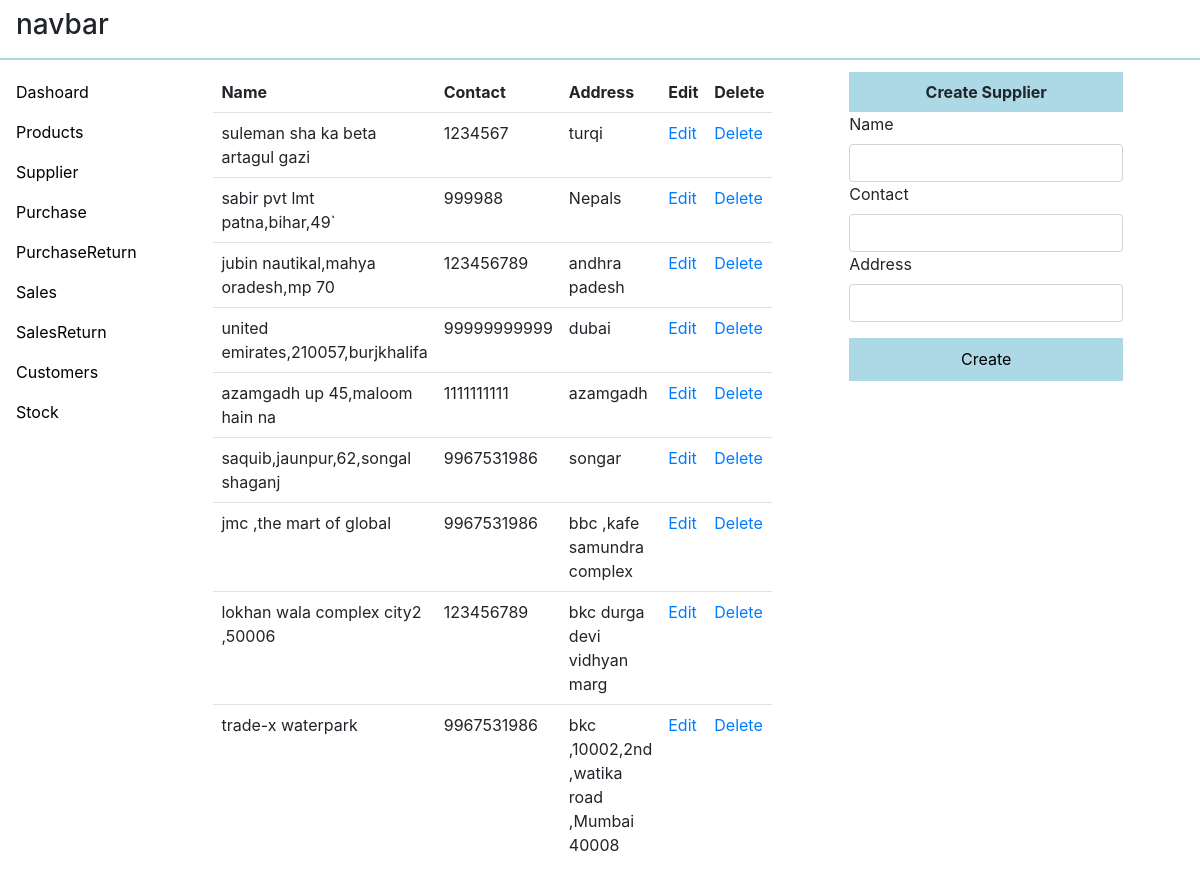
Before: /dashboard/supplier/ with the older database file.
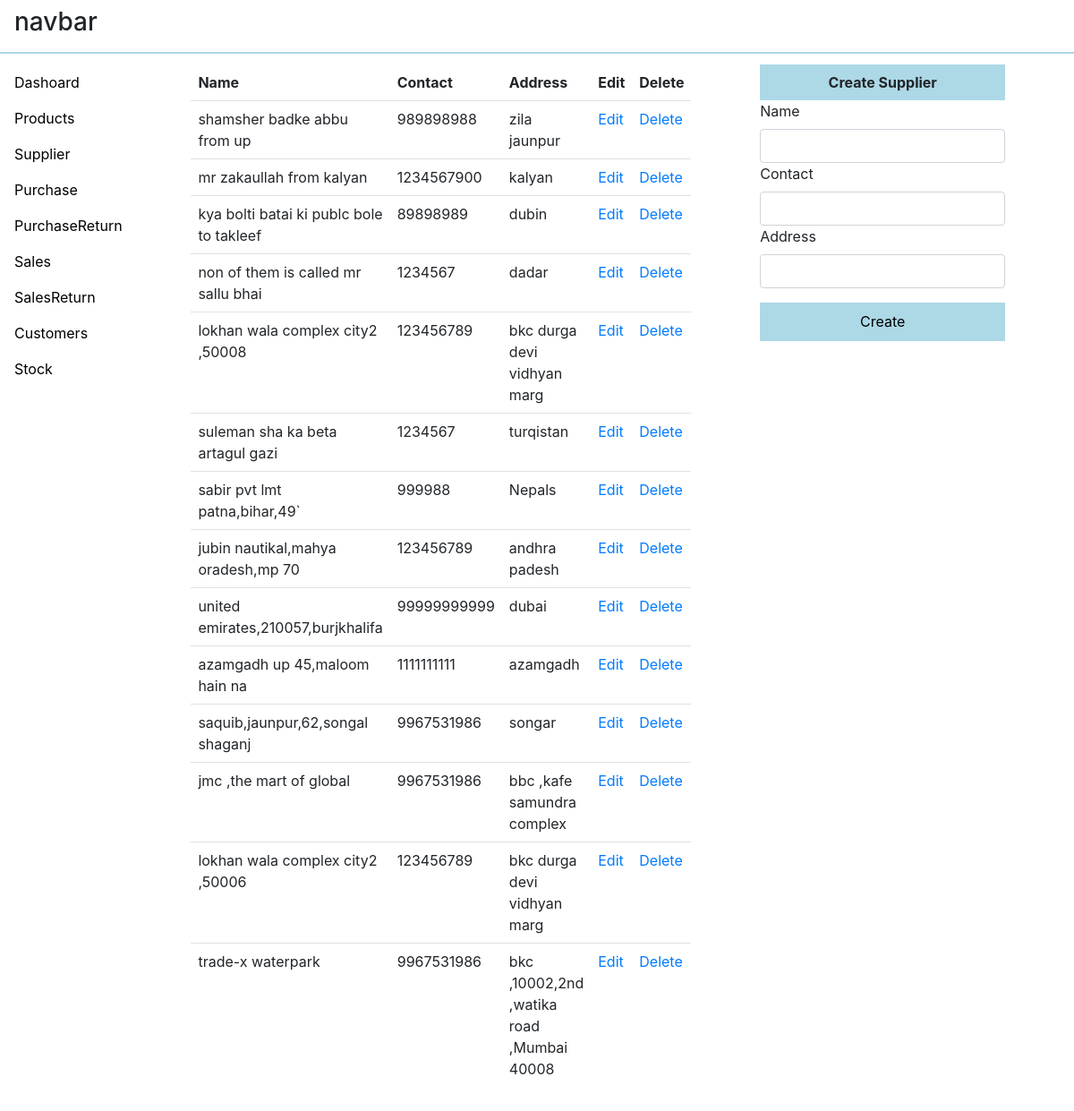
After: the same page with the newer database file.
### dashboard/models.py (models this page shows, shortened)
class Supplier(models.Model):
    name=models.CharField(max_length=64)
    contact=models.IntegerField()
    address=models.TextField(max_length=128)
    class Meta:
        ordering=['-id']

### dashboard/views.py (the view)
# urls.py: path('supplier/',views.createSupplier,name='suppliers'),
def createSupplier(request):
    try:
        if request.method=='POST':
            supplier=request.POST['supplier']
            address=request.POST['address']
            contact=request.POST['contact']
            supplier__obj=Supplier(name=supplier,contact=contact,address=address)
            supplier__obj.save()
    except Exception as error:
        print(error)
    supplier__obj=Supplier.objects.all()
    return render(request,'dashboard/suppliers.html',context={'items':supplier__obj})

### dashboard/templates/dashboard/suppliers.html (shortened to what this page needs)
{% extends 'dashboard/main.html'%}
{% block body%}
<table class="table" id="tb" style="width: 50%;">
    <tbody class="table__body">
        <thead class="table__heading">
            <tr>
                <th>
                    Name
                </th>
                <th>
                    Contact
                </th>
                <th>
                    Address
                </th>
                <th>
                    Edit
                </th>
                <th>
                    Delete
                </th>
        </thead>
        {% for item in items%}
        <tr>
            <td>
                {{item.name}}
                 </td>
                 <td>
                    {{item.contact}}
                     </td>
                     <td>
                         {{item.address}}
                     </td>
                            <td>
                                 <a href="#"  class="update_supplier" data-pk="{{item.pk}}" >
                                    Edit
                                 </a>
                             </td>
                             <td>
                                 <a href="#" class="delete" data-pk={{item.pk}}>Delete</a>
                             </td>
        </tr>
        {% endfor %}
    </tbody>
</table>
<div  class="container__right" id="container__right">
    {% include 'dashboard/modal_for_createSupplier.html'%}
</div>
{% endblock %}

### dashboard/templates/dashboard/main.html (shortened to what this page needs)
<!DOCTYPE html>
<html lang="en">
<head>
    {% load static %}
    <link rel="stylesheet" type="text/css" href="{% static 'css/main.css' %}">
    <link rel="stylesheet" type="text/css" href="{% static 'css/product.css' %}">
    <link rel="stylesheet" type="text/css" href="{% static 'css/modal_for_returnProduct.css' %}">
    <link rel="stylesheet" type="text/css" href="{% static 'css/modal_for_UpdateReturnProduct.css' %}">
    <link rel="stylesheet" type="text/css" href="{% static 'css/modal_for_createSale.css' %}">
    <link rel="stylesheet" type="text/css" href="{% static 'css/purchaseProduct.css' %}">
    <link rel="stylesheet" type="text/css" href="{% static 'css/modal_for_createProduct.css' %}">
    <link rel="stylesheet" type="text/css" href="{% static 'css/modal_for_updateProduct.css' %}">
    <link rel="stylesheet"  href="{% static 'bootstrap/css/bootstrap.min.css' %}">
</head>
<body>
<div class="navbar">
    <h3>navbar</h3>
</div>
    <div class="container-fluid">
            <div class="container__left sidebar">
                <ul>
                    <li>
                        <a href="{% url 'dashboard' %}">
                        Dashoard
                    </a>
                       </li>
                    <li>
                        <a href="{% url 'product' %}">Products</a>
                    </li>
                    <li>
                        <a href="{% url 'suppliers'%}">Supplier</a>
                    </li>
                    <li><a href="{% url 'purchase_product'%}">Purchase</a></li>
                    <li>
                        <a href="{% url 'purchase_return'%}">PurchaseReturn</a>
                    </li>
                    <li>
                        <a href="{% url 'sale' %}">Sales</a>
                    </li>
                    <li>
                        <a href="{% url 'salesReturn' %}">SalesReturn</a>
                    </li>
                    <li>
                        <a href="{% url 'customers'%}">Customers</a>
                    </li>
                    <li>
                        <a href="#">Stock</a>
                    </li>
                </ul>
                </div>
                <div class="container__body" style="display: flex;justify-content: space-evenly;width: 100%;">
                    {% block body%}
                    {% endblock %}
                </div>
    </div>
</body>
</html>

### dashboard/templates/dashboard/modal_for_createSupplier.html (shortened to what this page needs)
<div class="label_for_CU">
    <p>Create Supplier</p>
</div>
<form action="{% url 'suppliers' %}" method="POST" >
<div class="form-group">
    <label for="product">Name</label>
    <input type="text" name="supplier"  class="name form-control " id="name" >
    <label for="Contact" class="Contact">Contact</label>
    <input type="text" name="contact"  class="Contact  form-control" id="Contact">
    <label for="select_supplier">Address</label>
    <input type="text" name="address"  class="address form-control " id="address">
        <div class="return_product">
            <button class="return_product_text">Create</button>
        </div>
</div>
</form>

### static/css/main.css (style rules this page uses)
* { margin: 0%; padding: 0%; }
.navbar { background-color: white; border-bottom: 2px solid lightblue; }
ul { display: flex; flex-direction: column; justify-content: center; }
ul>li { list-style: none; line-height: 2.5rem; }
ul>li>a { color: black; padding: 1rem; }
.container-fluid { display: flex; justify-content: space-between; width: 50%; padding: .75rem; padding-left: 0px!important; margin: 0%!important; padding-right: 0%!important; }
.container__left { width: 10rem; }
.container__right { padding: 1rem; padding-top: 0rem; }

### static/css/product.css (style rules this page uses)
th,td { padding: .5rem!important; }
th { border-top: none!important; border-bottom: none!important; }

### static/css/modal_for_returnProduct.css (style rules this page uses)
.return_product { background-color: lightblue; display: flex; justify-content: center; align-items: center; border-radius: 10px solid white; margin-top: 1rem; padding: .3rem; cursor: pointer; }
.return_product_text { background-color: lightblue; border: none!important; border-radius: none!important; padding: .3rem; border-radius: 10px solid white; }

### static/css/modal_for_createProduct.css (style rules this page uses)
.label_for_CU { background-color: lightblue; padding: .5rem; display: flex; justify-content: center; align-items: center; }
.label_for_CU >p { font-size: 1rem; font-weight: bold; margin: 0%; }

Changed rows visible on the page:
added Supplier: name "shamsher badke abbu from up", contact "989898988", address "zila jaunpur"
added Supplier: name "mr zakaullah from kalyan", contact "1234567900", address "kalyan"
added Supplier: name "kya bolti batai ki publc bole to takleef", contact "89898989", address "dubin"
added Supplier: name "non of them is called mr sallu bhai", contact "1234567", address "dadar"
added Supplier: name "lokhan wala complex city2 ,50008", contact "123456789", address "bkc durga devi vidhyan marg"
changed Supplier "suleman sha ka beta artagul gazi": address "turqi" → "turqistan"
